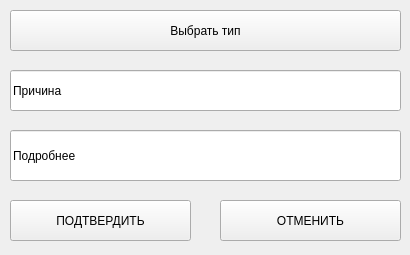
<?xml version="1.0" encoding="UTF-8"?>
<ui version="4.0">
 <class>report</class>
 <widget class="QWidget" name="report">
  <property name="geometry">
   <rect>
    <x>0</x>
    <y>0</y>
    <width>410</width>
    <height>255</height>
   </rect>
  </property>
  <property name="windowTitle">
   <string>Form</string>
  </property>
  <widget class="QPushButton" name="choice">
   <property name="geometry">
    <rect>
     <x>10</x>
     <y>10</y>
     <width>391</width>
     <height>41</height>
    </rect>
   </property>
   <property name="text">
    <string>Выбрать тип</string>
   </property>
  </widget>
  <widget class="QLineEdit" name="reason">
   <property name="geometry">
    <rect>
     <x>10</x>
     <y>70</y>
     <width>391</width>
     <height>41</height>
    </rect>
   </property>
   <property name="text">
    <string>Причина</string>
   </property>
  </widget>
  <widget class="QLineEdit" name="description">
   <property name="geometry">
    <rect>
     <x>10</x>
     <y>130</y>
     <width>391</width>
     <height>51</height>
    </rect>
   </property>
   <property name="text">
    <string>Подробнее</string>
   </property>
  </widget>
  <widget class="QPushButton" name="accept">
   <property name="geometry">
    <rect>
     <x>10</x>
     <y>200</y>
     <width>181</width>
     <height>41</height>
    </rect>
   </property>
   <property name="text">
    <string>ПОДТВЕРДИТЬ</string>
   </property>
  </widget>
  <widget class="QPushButton" name="cancel">
   <property name="geometry">
    <rect>
     <x>220</x>
     <y>200</y>
     <width>181</width>
     <height>41</height>
    </rect>
   </property>
   <property name="text">
    <string>ОТМЕНИТЬ</string>
   </property>
  </widget>
 </widget>
 <resources/>
 <connections/>
</ui>
